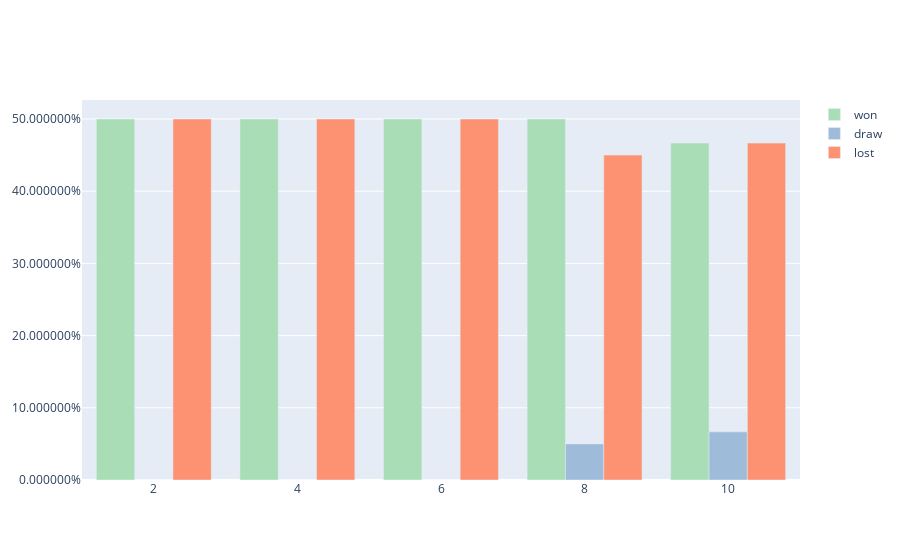
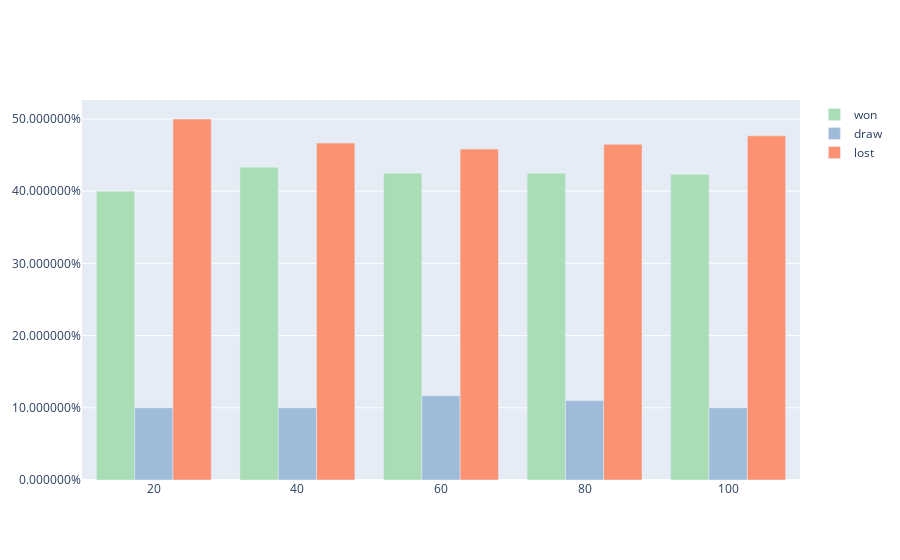
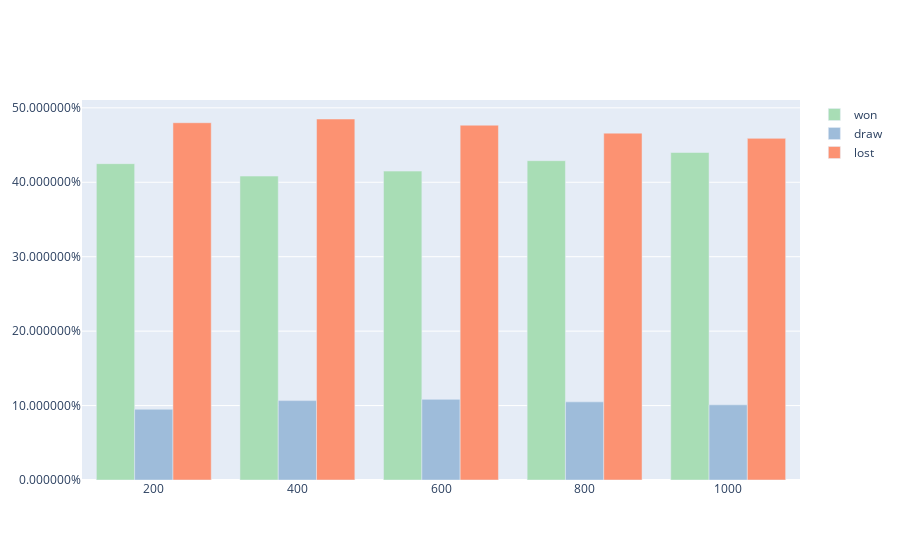

Notebook cell for these charts, in order:
### Markdown cell above
Wie zu sehen ist kann eine eindeutige Lernkurve erhalten werden, welche in kürzester Zeit Randy recht konsistent ausstechen kann.

Interessant ist hierbei vorallem, dass innerhalb der ersten 100 Werte zunächst das Resultat der Random-Spieler angestrebt wird.
Dieser Effekt tritt öfters ein, kann jedoch nicht immer beobachtet werden.

Die besten Resultate können hierbei augenscheinlich erreicht werden, wenn am Anfang durch Zufall ein guter Ausgleich auf Gewonnenen und Verlorenen Spielen erhalten wird aus der schnell gelernt werden kann.
Unter einem guten Ausgleich wird hierbei jedoch verstanden, dass der QPlayer deutlich öffter gewinnt als verliert.

### Code cell
player1 = QPlayer('x', QTableLearner(theta=0.0))
player2 = Randy('o')
players = [player2, player1]

game = Game(players)
for j in trange(100):
    for i in range(1000):
        game.run()

player1.stats.display_history(groups=[2, 4, 6, 8, 10])
player1.stats.display_history(groups=[20, 40, 60, 80, 100])
player1.stats.display_history(groups=[200, 400, 600, 800, 1000])
player1.stats.display_history()

### Figure 1 — Plotly figure (JSON) as saved in the notebook; plotly's stock layout.template omitted (floating-point values rounded to 4 significant figures)
{"data": [{"marker": {"color": "#a8ddb5"}, "name": "won", "x": [2, 4, 6, 8, 10], "y": [0.5, 0.5, 0.5, 0.5, 0.4667], "type": "bar"}, {"marker": {"color": "#9ebcda"}, "name": "draw", "x": [2, 4, 6, 8, 10], "y": [0.0, 0.0, 0.0, 0.05, 0.06667], "type": "bar"}, {"marker": {"color": "#fc9272"}, "name": "lost", "x": [2, 4, 6, 8, 10], "y": [0.5, 0.5, 0.5, 0.45, 0.4667], "type": "bar"}], "layout": {"yaxis": {"tickformat": "%"}, "barmode": "group"}}

### Figure 2 — Plotly figure (JSON) as saved in the notebook; plotly's stock layout.template omitted (floating-point values rounded to 4 significant figures)
{"data": [{"marker": {"color": "#a8ddb5"}, "name": "won", "x": [20, 40, 60, 80, 100], "y": [0.4, 0.4333, 0.425, 0.425, 0.4233], "type": "bar"}, {"marker": {"color": "#9ebcda"}, "name": "draw", "x": [20, 40, 60, 80, 100], "y": [0.1, 0.1, 0.1167, 0.11, 0.1], "type": "bar"}, {"marker": {"color": "#fc9272"}, "name": "lost", "x": [20, 40, 60, 80, 100], "y": [0.5, 0.4667, 0.4583, 0.465, 0.4767], "type": "bar"}], "layout": {"yaxis": {"tickformat": "%"}, "barmode": "group"}}

### Figure 3 — Plotly figure (JSON) as saved in the notebook; plotly's stock layout.template omitted (floating-point values rounded to 4 significant figures)
{"data": [{"marker": {"color": "#a8ddb5"}, "name": "won", "x": [200, 400, 600, 800, 1000], "y": [0.425, 0.4083, 0.415, 0.429, 0.44], "type": "bar"}, {"marker": {"color": "#9ebcda"}, "name": "draw", "x": [200, 400, 600, 800, 1000], "y": [0.095, 0.1067, 0.1083, 0.105, 0.101], "type": "bar"}, {"marker": {"color": "#fc9272"}, "name": "lost", "x": [200, 400, 600, 800, 1000], "y": [0.48, 0.485, 0.4767, 0.466, 0.459], "type": "bar"}], "layout": {"yaxis": {"tickformat": "%"}, "barmode": "group"}}
